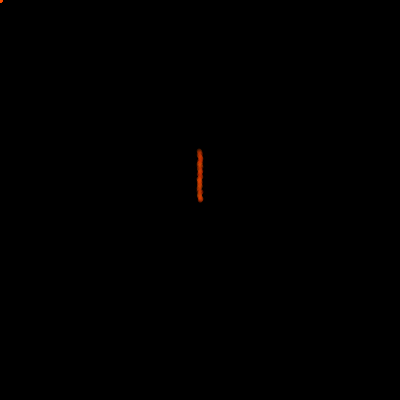
Frame 1 (no input)
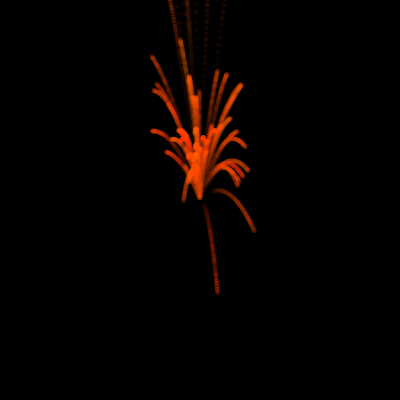
Frame 60 (the mouse pressed at the canvas centre just before this capture)
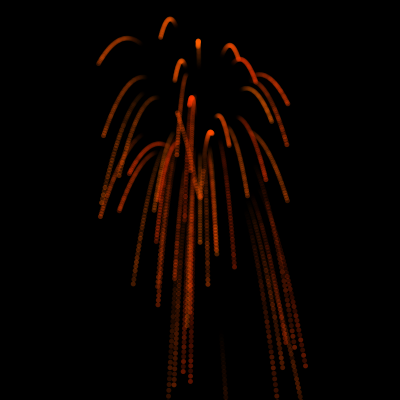
Frame 120 (the mouse held since frame 60 and released just before this capture)

The Processing sketch that drew these frames (run headless with seeded random() and noise(); from frame 60 on, the mouse is pressed at the canvas centre):

// Processing sketch: Example50_08_02
// ── Example50_08_02.pde

int numParticles = 50;
GenParticle[] p = new GenParticle[numParticles];

void setup() {
  size(400, 400);
  noStroke();
  smooth();
  for (int i = 0; i < p.length; i++) {
    float velX = random(-1, 1);
    float velY = -i;
    // Inputs: x, y, x-velocity, y-velocity, radius, origin x, origin y
    p[i] = new GenParticle(width/2, height/2, velX, velY, 5.0, width/2, height/2);
    p[i].initialize();
  }
}

void draw() {
  background(0);
  //fill(0, 30);//36
  //rect(0, 0, width, height);
  
  for (int i = 0; i < p.length; i++) {
    p[i].update();
    p[i].regenerate();
    float c = random(50, 100);
    p[i].display(c);
  }
}
// ── GenParticle.pde

class GenParticle extends Particle {
  float originX, originY;
  
  GenParticle(int xIn, int yIn, float vxIn, float vyIn, float r, float ox, float oy) {
    super(xIn, yIn, vxIn, vyIn, r);
    originX = ox;
    originY = oy;
  }
  
  void regenerate() {
    if ((x > width+radius) || (x < -radius) || (y > height+radius) || (y < -radius)) {
      x = originX;
      y = originY;
      vx = random(-1.0, 1.0);
      vy = random(-4.0, -2.0);
    }
  }
}
// ── Particle.pde

class Particle {
  float x, y; // The x- and y-coordinates
  float vx, vy; // The x- and y-velocities
  float radius; // Particle radius
  //float gravity = 0.05;
  float gravity = random(0.04, 0.08);
  
  //Declare two arrays with 50 elements
  float[] xpos = new float[50];
  float[] ypos = new float[50];
  
  Particle(int xpos, int ypos, float velx, float vely, float r) {
    x = xpos;
    y = ypos;
    vx = velx;
    vy = vely;
    radius = r;
  }
  
  void initialize() {
    // Initialize all elements of each array to zero.
    for(int i = 0; i < xpos.length; i++){
      xpos[i] = 0.0;
      ypos[i] = 0.0;
    }
  }
  
  void update() {
    vy += gravity;
    y += vy;
    x += vx;
    
    for(int i = 0; i < xpos.length - 1; i++){
      xpos[i] = xpos[i + 1];
      ypos[i] = ypos[i + 1];
    }
    // Update the last spot in the array
    xpos[xpos.length - 1] = x;
    ypos[ypos.length - 1] = y;
  }
  
  void display(float colors) {
    // Draw everything
    for(int i = 0; i < xpos.length; i++){
      noStroke();
      float opacity = random(i , i * 2);
      fill(255, colors, 0, opacity);
      ellipse(xpos[i], ypos[i], 5, 5); 
    }
    //fill(255, 100, 0, 80);
    //ellipse(x, y, radius*2, radius*2);
  }
}
